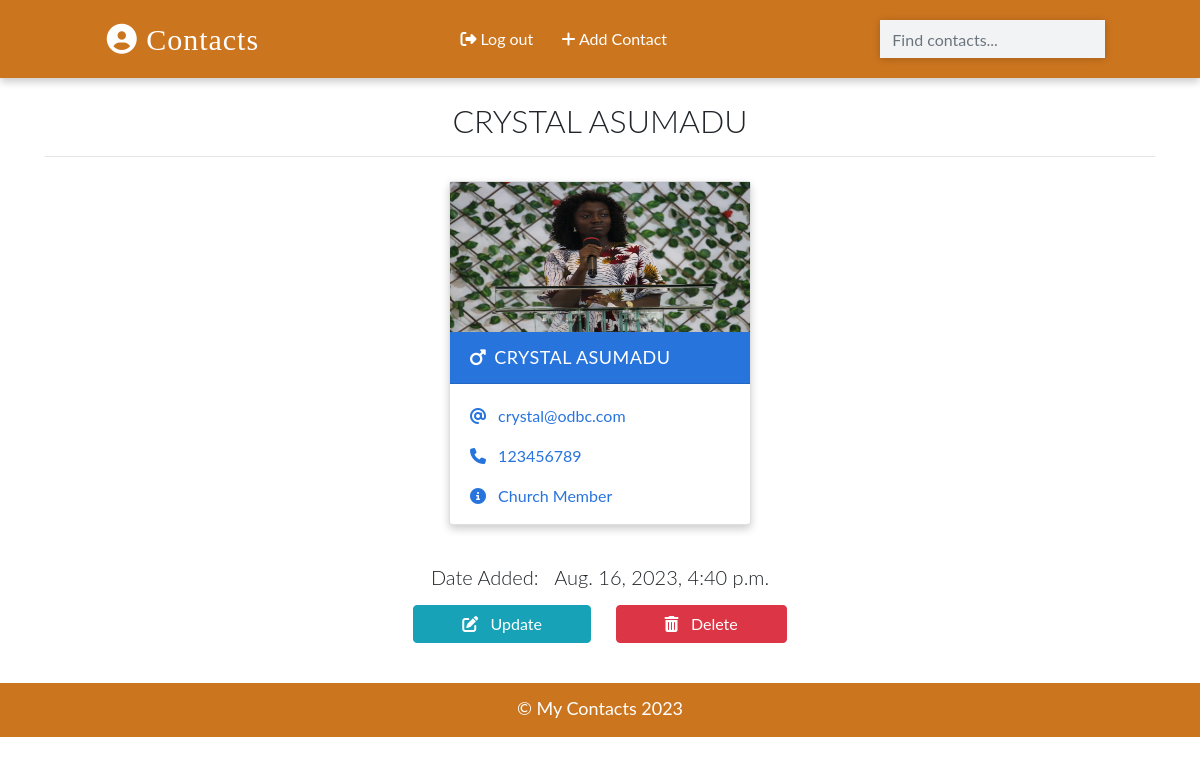
The app's page /details/1 (signed in) with its own data.
### app/models.py (models this page shows, shortened)
class Contact(models.Model):
    manager = models.ForeignKey(User, on_delete=models.CASCADE, default=None)
    name = models.CharField(max_length=50)
    email =  models.EmailField(max_length=254)
    phone = models.IntegerField()
    info = models.CharField(max_length=50)
    image = models.ImageField(upload_to='images/', blank=True)
    gender = models.CharField(max_length=50, choices=(
        ('male', 'Male'),
        ('female', 'Female'),
        ('other', 'Other'),
    ))
    date = models.DateTimeField(default=datetime.now)
    class Meta:
        ordering = ['-id']

### app/views.py (the view)
# urls.py: path('details/<int:pk>', views.ContactDetailView.as_view(), name='detail'),
class ContactDetailView(LoginRequiredMixin ,DetailView):
    template_name = 'detail.html'
    model = Contact
    context_object_name = 'contact'

### templates/detail.html (shortened to what this page needs)
{% extends 'base.html' %}
{% load static %}
{% block content %}
{% if contact.manager == request.user %}
<div class="container">
  <h2 class="heading font-weight-light text-center">{{contact.name}}</h2>
  <hr />
</div>
<div class="container main-part">
  {% if  contact%}
      <div class="card my-2 boy-card {% if 'detail' in request.path %}w-30 mx-auto {% endif %} ">
        <img src="
        {% if contact.image %}
          {{contact.image.url}}
        {% else %}
          {% if contact.gender == 'male' %}
            {% static './images/boy.png' %}
          {% else %}
            {% static './images/girl.png' %}
          {% endif %}
        {% endif %}
        " class="img-fluid" />
        <div class="card-header">
          <a href="#" class="text-white header-link"
            ><i class="fas fa-mars mr-2"></i>{{contact.name}}</a
          >
        </div>
        <div class="card-body pb-0">
          <p>
            <i class="fas fa-at mr-2"></i>
            <a href="mailto:{{contact.email}}">{{contact.email}}</a>
          </p>
          <p>
            <i class="fas fa-phone mr-2"></i>
            <a href="tel:{{contact.phone}}">{{contact.phone}}</a>
          </p>
          <p><i class="fas fa-info-circle mr-2"></i> {{contact.info}}</p>
        </div>
      </div>
      <div class="container mt-3">
        <h5 class="text-center my-3 font-weight-light">Date Added: &nbsp; {{contact.date}}</h5>
      <P class="text-center text-white">
        <a class="btn btn-info px-5" href="{% url 'update' contact.id %}">
          <i class="fas fa-edit"></i> &nbsp; Update
        </a>
        <a class="btn btn-danger px-5" href="{% url 'delete' contact.id %}">
          <i class="fas fa-trash-alt"></i> &nbsp; Delete
        </a>
      </p>
    </div>
    </div>
  {% endif %}
{% else %}
<div class="container">
  <h2 class="heading font-weight-light text-center">You don't have access to this page!</h2>
</div>
{% endif %}
{% endblock content %}

### static/css/main.css (style rules this page uses)
:root { --back: #cc751f !important; --girl: #e64298; --boy: #2874dd; }
body { font-family: Lato, sans-serif; }
.card { box-shadow: 0 4px 8px 0 rgba(0, 0, 0, 0.2); transition: 0.3s; min-width: 250px; box-sizing: border-box; }
img { width: 300px !important; height: 150px !important; }
.card-header { font-size: 18px; letter-spacing: 0.5px; text-transform: uppercase; }
.boy-card .card-header { background-color: var(--boy); }
.boy-card .card-body, .boy-card .card-body p a { color: var(--boy); }
.card-body p { cursor: pointer; }
.main-part { display: flex; flex-wrap: wrap; justify-content: space-evenly; }

### records on screen
Contact: name "CRYSTAL ASUMADU", image (picture), email "crystal@odbc.com", phone "123456789", info "Church Member", date "Aug. 16, 2023, 4:40 p.m."
